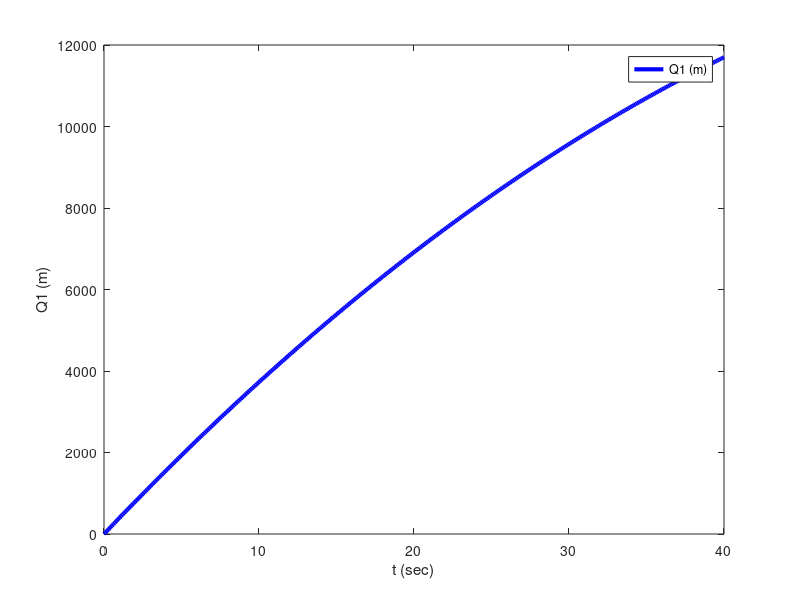

Write the MATLAB code that produced this figure.
function [t,VAR,Output] = bulletSim1
%===========================================================================
% File: bulletSim1.m created May 11 2019 by MotionGenesis 5.9.
% Portions copyright (c) 2009-2019 Motion Genesis LLC.  Rights reserved.
% MotionGenesis Student Licensee: clayFreeman19. (until February 2022).
% Paid-up MotionGenesis Student licensees are granted the right
% to distribute this code for legal student-academic (non-professional) purposes only,
% provided this copyright notice appears in all copies and distributions.
%===========================================================================
% The software is provided "as is", without warranty of any kind, express or    
% implied, including but not limited to the warranties of merchantability or    
% fitness for a particular purpose. In no event shall the authors, contributors,
% or copyright holders be liable for any claim, damages or other liability,     
% whether in an action of contract, tort, or otherwise, arising from, out of, or
% in connection with the software or the use or other dealings in the software. 
%===========================================================================
% % Environment %%%
% % Projectile %%%
%===========================================================================
eventDetectedByIntegratorTerminate1OrContinue0 = [];
areaSection=0; Q1Dt=0; Q2Dt=0; U1Dt=0; U2Dt=0;


%-------------------------------+--------------------------+-------------------+-----------------
% Quantity                      | Value                    | Units             | Description
%-------------------------------|--------------------------|-------------------|-----------------
bulletMass                      =  0.00952544;             % kg                  Constant
coeffDrag                       =  0.5;                    % noUnits             Constant
g                               =  9.81;                   % m/s^2               Constant
r                               =  0.00381;                % m                   Constant
rho                             =  1.2;                    % kg/m^3              Constant

Q1                              =  0.0;                    % UNITS               Initial Value
Q2                              =  30;                     % deg                 Initial Value
U1                              =  400;                    % UNITS               Initial Value
U2                              =  0;                      % UNITS               Initial Value

tInitial                        =  0.0;                    % second              Initial Time
tFinal                          =  40.0;                   % second              Final Time
tStep                           =  0.1;                    % second              Integration Step
printIntScreen                  =  1;                      % 0 or +integer       0 is NO screen output
printIntFile                    =  1;                      % 0 or +integer       0 is NO file   output
absError                        =  1.0E-07;                %                     Absolute Error
relError                        =  1.0E-08;                %                     Relative Error
%-------------------------------+--------------------------+-------------------+-----------------

% Unit conversions
DEGtoRAD = pi / 180.0;
Q2 = Q2 * 0.0174532925199433;

% Evaluate constants
areaSection = pi*r^2;


VAR = SetMatrixFromNamedQuantities;
[t,VAR,Output] = IntegrateForwardOrBackward( tInitial, tFinal, tStep, absError, relError, VAR, printIntScreen, printIntFile );
OutputToScreenOrFile( [], 0, 0 );   % Close output files.
PlotOutputFiles;


%===========================================================================
function sys = mdlDerivatives( t, VAR, uSimulink )
%===========================================================================
SetNamedQuantitiesFromMatrix( VAR );
Q1Dt = U1;
Q2Dt = U2;

COEF = zeros( 2, 2 );
COEF(1,1) = bulletMass;
COEF(2,2) = 1;
RHS = zeros( 1, 2 );
RHS(1) = -bulletMass*g*sin(Q2) - 0.5*areaSection*coeffDrag*rho*U1;
SolutionToAlgebraicEquations = COEF \ transpose(RHS);

% Update variables after uncoupling equations
U1Dt = SolutionToAlgebraicEquations(1);
U2Dt = SolutionToAlgebraicEquations(2);

sys = transpose( SetMatrixOfDerivativesPriorToIntegrationStep );
end



%===========================================================================
function VAR = SetMatrixFromNamedQuantities
%===========================================================================
VAR = zeros( 1, 4 );
VAR(1) = Q1;
VAR(2) = Q2;
VAR(3) = U1;
VAR(4) = U2;
end


%===========================================================================
function SetNamedQuantitiesFromMatrix( VAR )
%===========================================================================
Q1 = VAR(1);
Q2 = VAR(2);
U1 = VAR(3);
U2 = VAR(4);
end


%===========================================================================
function VARp = SetMatrixOfDerivativesPriorToIntegrationStep
%===========================================================================
VARp = zeros( 1, 4 );
VARp(1) = Q1Dt;
VARp(2) = Q2Dt;
VARp(3) = U1Dt;
VARp(4) = U2Dt;
end



%===========================================================================
function Output = mdlOutputs( t, VAR, uSimulink )
%===========================================================================
Output = zeros( 1, 2 );
Output(1) = t;
Output(2) = Q1;
end


%===========================================================================
function OutputToScreenOrFile( Output, shouldPrintToScreen, shouldPrintToFile )
%===========================================================================
persistent FileIdentifier hasHeaderInformationBeenWritten;

if( isempty(Output) ),
   if( ~isempty(FileIdentifier) ),
      fclose( FileIdentifier(1) );
      clear FileIdentifier;
      fprintf( 1, '\n Output is in the file bulletSim1.1\n\n' );
   end
   clear hasHeaderInformationBeenWritten;
   return;
end

if( isempty(hasHeaderInformationBeenWritten) ),
   if( shouldPrintToScreen ),
      fprintf( 1,                '%%       t             Q1\n' );
      fprintf( 1,                '%%     (sec)           (m)\n\n' );
   end
   if( shouldPrintToFile && isempty(FileIdentifier) ),
      FileIdentifier(1) = fopen('bulletSim1.1', 'wt');   if( FileIdentifier(1) == -1 ), error('Error: unable to open file bulletSim1.1'); end
      fprintf(FileIdentifier(1), '%% FILE: bulletSim1.1\n%%\n' );
      fprintf(FileIdentifier(1), '%%       t             Q1\n' );
      fprintf(FileIdentifier(1), '%%     (sec)           (m)\n\n' );
   end
   hasHeaderInformationBeenWritten = 1;
end

if( shouldPrintToScreen ), WriteNumericalData( 1,                 Output(1:2) );  end
if( shouldPrintToFile ),   WriteNumericalData( FileIdentifier(1), Output(1:2) );  end
end


%===========================================================================
function WriteNumericalData( fileIdentifier, Output )
%===========================================================================
numberOfOutputQuantities = length( Output );
if( numberOfOutputQuantities > 0 ),
   for( i = 1 : numberOfOutputQuantities ),
      fprintf( fileIdentifier, ' %- 14.6E', Output(i) );
   end
   fprintf( fileIdentifier, '\n' );
end
end



%===========================================================================
function PlotOutputFiles
%===========================================================================
if( printIntFile == 0 ),  return;  end
figure;
data = load( 'bulletSim1.1' ); 
plot( data(:,1),data(:,2),'-b', 'LineWidth',3 );
legend( 'Q1 (m)' );
xlabel('t (sec)');   ylabel('Q1 (m)');   % title('Some plot title');
clear data;
end



%===========================================================================
function [functionsToEvaluateForEvent, eventTerminatesIntegration1Otherwise0ToContinue, eventDirection_AscendingIs1_CrossingIs0_DescendingIsNegative1] = EventDetection( t, VAR, uSimulink )
%===========================================================================
% Detects when designated functions are zero or cross zero with positive or negative slope.
% Step 1: Uncomment call to mdlDerivatives and mdlOutputs.
% Step 2: Change functionsToEvaluateForEvent,                      e.g., change  []  to  [t - 5.67]  to stop at t = 5.67.
% Step 3: Change eventTerminatesIntegration1Otherwise0ToContinue,  e.g., change  []  to  [1]  to stop integrating.
% Step 4: Change eventDirection_AscendingIs1_CrossingIs0_DescendingIsNegative1,  e.g., change  []  to  [1].
% Step 5: Possibly modify function EventDetectedByIntegrator (if eventTerminatesIntegration1Otherwise0ToContinue is 0).
%---------------------------------------------------------------------------
% mdlDerivatives( t, VAR, uSimulink );        % UNCOMMENT FOR EVENT HANDLING
% mdlOutputs(     t, VAR, uSimulink );        % UNCOMMENT FOR EVENT HANDLING
functionsToEvaluateForEvent = [];
eventTerminatesIntegration1Otherwise0ToContinue = [];
eventDirection_AscendingIs1_CrossingIs0_DescendingIsNegative1 = [];
eventDetectedByIntegratorTerminate1OrContinue0 = eventTerminatesIntegration1Otherwise0ToContinue;
end


%===========================================================================
function [isIntegrationFinished, VAR] = EventDetectedByIntegrator( t, VAR, nIndexOfEvents )
%===========================================================================
isIntegrationFinished = eventDetectedByIntegratorTerminate1OrContinue0( nIndexOfEvents );
if( ~isIntegrationFinished ),
   SetNamedQuantitiesFromMatrix( VAR );
%  Put code here to modify how integration continues.
   VAR = SetMatrixFromNamedQuantities;
end
end



%===========================================================================
function [t,VAR,Output] = IntegrateForwardOrBackward( tInitial, tFinal, tStep, absError, relError, VAR, printIntScreen, printIntFile )
%===========================================================================
OdeMatlabOptions = odeset( 'RelTol',relError, 'AbsTol',absError, 'MaxStep',tStep, 'Events',@EventDetection );
t = tInitial;                 epsilonT = 0.001*tStep;                   tFinalMinusEpsilonT = tFinal - epsilonT;
printCounterScreen = 0;       integrateForward = tFinal >= tInitial;    tAtEndOfIntegrationStep = t + tStep;
printCounterFile   = 0;       isIntegrationFinished = 0;
mdlDerivatives( t, VAR, 0 );
while 1,
   if( (integrateForward && t >= tFinalMinusEpsilonT) || (~integrateForward && t <= tFinalMinusEpsilonT) ), isIntegrationFinished = 1;  end
   shouldPrintToScreen = printIntScreen && ( isIntegrationFinished || printCounterScreen <= 0.01 );
   shouldPrintToFile   = printIntFile   && ( isIntegrationFinished || printCounterFile   <= 0.01 );
   if( isIntegrationFinished || shouldPrintToScreen || shouldPrintToFile ),
      Output = mdlOutputs( t, VAR, 0 );
      OutputToScreenOrFile( Output, shouldPrintToScreen, shouldPrintToFile );
      if( isIntegrationFinished ), break;  end
      if( shouldPrintToScreen ), printCounterScreen = printIntScreen;  end
      if( shouldPrintToFile ),   printCounterFile   = printIntFile;    end
   end
   [TimeOdeArray, VarOdeArray, timeEventOccurredInIntegrationStep, nStatesArraysAtEvent, nIndexOfEvents] = ode45( @mdlDerivatives, [t tAtEndOfIntegrationStep], VAR, OdeMatlabOptions, 0 );
   if( isempty(timeEventOccurredInIntegrationStep) ),
      lastIndex = length( TimeOdeArray );
      t = TimeOdeArray( lastIndex );
      VAR = VarOdeArray( lastIndex, : );
      printCounterScreen = printCounterScreen - 1;
      printCounterFile   = printCounterFile   - 1;
      if( abs(tAtEndOfIntegrationStep - t) >= abs(epsilonT) ), warning('numerical integration failed'); break;  end
      tAtEndOfIntegrationStep = t + tStep;
      if( (integrateForward && tAtEndOfIntegrationStep > tFinal) || (~integrateForward && tAtEndOfIntegrationStep < tFinal) ) tAtEndOfIntegrationStep = tFinal;  end
   else
      t = timeEventOccurredInIntegrationStep( 1 );    % time  at firstEvent = 1 during this integration step.
      VAR = nStatesArraysAtEvent( 1, : );             % state at firstEvent = 1 during this integration step.
      printCounterScreen = 0;
      printCounterFile   = 0;
      [isIntegrationFinished, VAR] = EventDetectedByIntegrator( t, VAR, nIndexOfEvents(1) );
   end
end
end


%===================================
end    % End of function bulletSim1
%===================================
